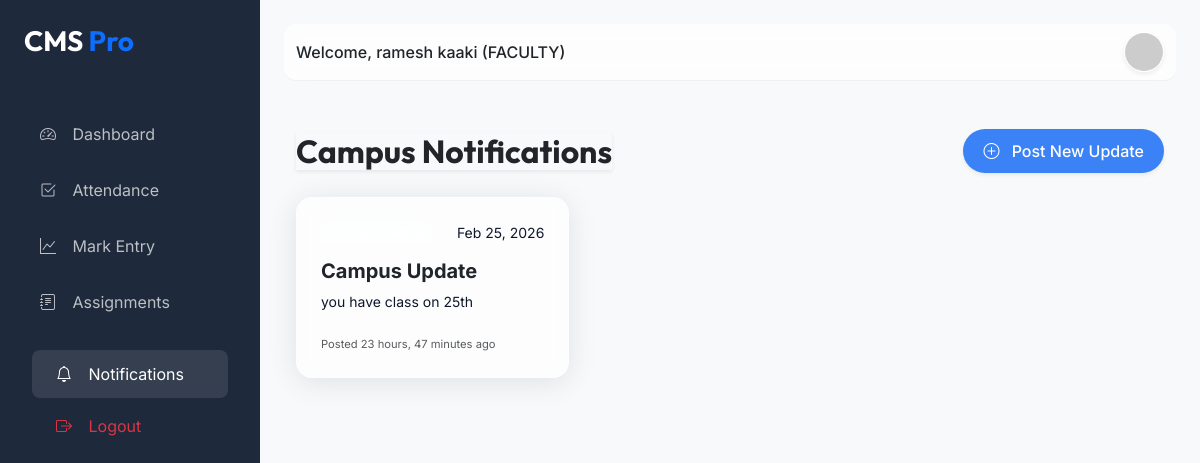
Screenshot of /notifications/ (signed in) with the database file from the repository.
### cms_app/models.py (models this page shows, shortened)
class User(AbstractUser):
    ADMIN = 'ADMIN'
    FACULTY = 'FACULTY'
    PRINCIPAL = 'PRINCIPAL'
    STUDENT = 'STUDENT'
    ROLE_CHOICES = (
        (ADMIN, 'Admin'),
        (FACULTY, 'Faculty'),
        (PRINCIPAL, 'Principal'),
        (STUDENT, 'Student'),
    )
    role = models.CharField(max_length=20, choices=ROLE_CHOICES, default=FACULTY)
    is_authorized = models.BooleanField(default=False)
    @property
    def unread_notifications_count(self):
        return self.notifications.filter(is_read=False).count()

class Notification(models.Model):
    user = models.ForeignKey(User, on_delete=models.CASCADE, related_name='notifications')
    title = models.CharField(max_length=200, default="Campus Update")
    message = models.TextField()
    is_read = models.BooleanField(default=False)
    created_at = models.DateTimeField(auto_now_add=True)

### cms_app/views.py (the view)
# urls.py: path('notifications/', views.notification_list, name='notification_list'),
@login_required
def notification_list(request):
    notifications = Notification.objects.all().order_by('-created_at')
    return render(request, 'notifications/notification_list.html', {'notifications': notifications})

### templates/notifications/notification_list.html (shortened to what this page needs)
{% extends 'base.html' %}
{% block content %}
<div class="container-fluid py-4">
    <div class="d-flex justify-content-between align-items-center mb-4">
        <h2 class="fw-bold mb-0 text-dark shadow-sm">Campus Notifications</h2>
        {% if user.role != 'STUDENT' %}
        <a href="{% url 'notification_add' %}" class="btn btn-primary rounded-pill shadow-sm">
            <i class="bi bi-plus-circle me-2"></i> Post New Update
        </a>
        {% endif %}
    </div>
    <div class="row g-4">
        {% for note in notifications %}
        <div class="col-md-6 col-lg-4">
            <div class="glass-card p-4 h-100 animate__animated animate__fadeInUp">
                <div class="d-flex justify-content-between align-items-start mb-3">
                    <span class="badge bg-white bg-opacity-10 text-dark-50 small">
                        <i class="bi bi-person me-1"></i> {{ note.user.get_full_name|default:note.user.username }}
                    </span>
                    <small class="text-dark-50">{{ note.created_at|date:"M d, Y" }}</small>
                </div>
                <h5 class="fw-bold text-dark mb-2">{{ note.title }}</h5>
                <p class="text-dark-50 small mb-4">{{ note.message|truncatewords:30 }}</p>
                <div class="mt-auto d-flex justify-content-between align-items-center">
                    <span class="text-dark opacity-75 tiny">Posted {{ note.created_at|timesince }} ago</span>
                </div>
            </div>
        </div>
        {% endfor %}
    </div>
</div>
{% endblock %}

### templates/base.html (shortened to what this page needs)
<!DOCTYPE html>
<html lang="en">
<head>
    <link href="https://cdn.jsdelivr.net/npm/bootstrap@5.3.0/dist/css/bootstrap.min.css" rel="stylesheet">
    <link rel="stylesheet" href="https://cdn.jsdelivr.net/npm/bootstrap-icons@1.11.1/font/bootstrap-icons.css">
</head>
<body>
    {% if user.is_authenticated %}
    <div class="sidebar" id="sidebar">
        <div class="p-4">
            <h3 class="fw-bold mb-4">CMS <span class="text-primary">Pro</span></h3>
        </div>
        <nav class="nav flex-column">
            <a class="nav-link {% if request.resolver_match.url_name == 'dashboard' %}active{% endif %}"
                href="{% url 'dashboard' %}">
                <i class="bi bi-speedometer2"></i> Dashboard
            </a>
            {% if user.role == 'FACULTY' %}
            <a class="nav-link {% if 'attendance' in request.path %}active{% endif %}"
                href="{% url 'attendance_mark' %}">
                <i class="bi bi-check2-square"></i> Attendance
            </a>
            <a class="nav-link {% if 'marks' in request.path %}active{% endif %}" href="{% url 'marks_list' %}">
                <i class="bi bi-graph-up"></i> Mark Entry
            </a>
            <a class="nav-link {% if 'assignments' in request.path %}active{% endif %}"
                href="{% url 'assignment_list' %}">
                <i class="bi bi-journal-text"></i> Assignments
            </a>
            {% endif %}
            <div class="mt-auto p-3">
                <a class="nav-link {% if 'notifications' in request.path %}active{% endif %}"
                    href="{% url 'notification_list' %}">
                    <i class="bi bi-bell"></i> Notifications
                </a>
                <a class="nav-link text-danger" href="{% url 'logout' %}">
                    <i class="bi bi-box-arrow-right"></i> Logout
                </a>
            </div>
        </nav>
    </div>
    {% endif %}
    <div class="{% if user.is_authenticated %}main-content{% else %}container{% endif %}">
        {% if user.is_authenticated %}
        <nav class="navbar navbar-expand-lg">
            <div class="container-fluid">
                <span class="navbar-text fw-medium text-dark">
                    Welcome, {{ user.get_full_name|default:user.username }} ({{ user.role }})
                </span>
                <div class="ms-auto d-flex align-items-center">
                    <div class="dropdown">
                        <a href="{% if user.role == 'STUDENT' %}{% url 'student_profile' %}{% elif user.role == 'FACULTY' %}{% url 'faculty_profile' %}{% elif user.role == 'PRINCIPAL' %}{% url 'principal_profile' %}{% else %}#{% endif %}"
                            title="View Profile">
                            <img src="https://ui-avatars.com/api/?name={{ user.username }}&background=random"
                                class="rounded-circle border border-white shadow-sm" width="40" height="40"
                                alt="avatar shadow-sm">
                        </a>
                    </div>
                </div>
            </div>
        </nav>
        {% endif %}
        {% block content %}{% endblock %}
    </div>
</body>
</html>

### templates/base.html (style rules this page uses)
:root { --primary-bg: #f8f9fa; --sidebar-bg: #1e293b; --accent-color: #3b82f6; --text-main: #0f172a; --card-glass: rgba(255, 255, 255, 0.7); }
body { font-family: 'Inter', sans-serif; background-color: var(--primary-bg); color: var(--text-main); overflow-x: hidden; }
h1, h2, h3, .navbar-brand { font-family: 'Outfit', sans-serif; }
.glass-card { background: var(--card-glass); backdrop-filter: blur(10px); border: 1px solid rgba(255, 255, 255, 0.3); border-radius: 16px; box-shadow: 0 4px 30px rgba(0, 0, 0, 0.1); }
.sidebar { height: 100vh; width: 260px; position: fixed; top: 0; left: 0; background-color: var(--sidebar-bg); color: white; transition: all 0.3s; z-index: 1000; }
.sidebar .nav-link { color: rgba(255, 255, 255, 0.7); padding: 12px 24px; border-radius: 8px; margin: 4px 16px; transition: 0.3s; }
.sidebar .nav-link:hover, .sidebar .nav-link.active { color: white; background-color: rgba(255, 255, 255, 0.1); }
.sidebar .nav-link i { margin-right: 12px; }
.main-content { margin-left: 260px; padding: 24px; transition: all 0.3s; }
.navbar { background: var(--card-glass); backdrop-filter: blur(10px); border-bottom: 1px solid rgba(0, 0, 0, 0.05); margin-bottom: 24px; border-radius: 12px; }
.btn-primary { background-color: var(--accent-color); border: none; padding: 10px 20px; border-radius: 8px; font-weight: 500; transition: 0.3s; }

### templates/notifications/notification_list.html (style rules this page uses)
.tiny { font-size: 0.7rem; }

### rows the page displays
User: get_full_name "ramesh kaaki", role "FACULTY"
Notification: created_at "Feb 25, 2026", title "Campus Update", message "you have class on 25th", created_at "23 hours, 47 minutes"
